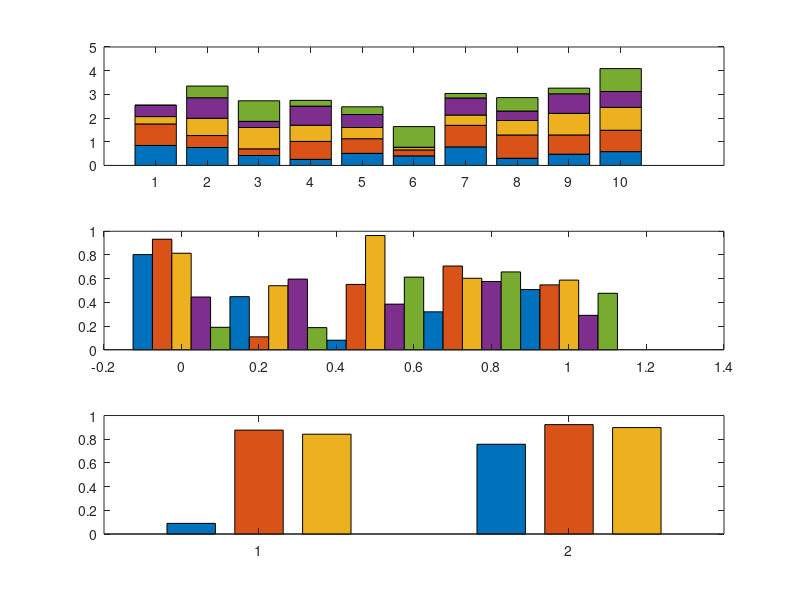

Recreate this plot in MATLAB.
rng('default')
figure;
subplot(3,1,1)
bar(rand(10,5),'stacked')
subplot(3,1,2)
bar(0:0.25:1,rand(5),1)
subplot(3,1,3)
bar(rand(2,3),0.75,'grouped')
ylim([0 1])
